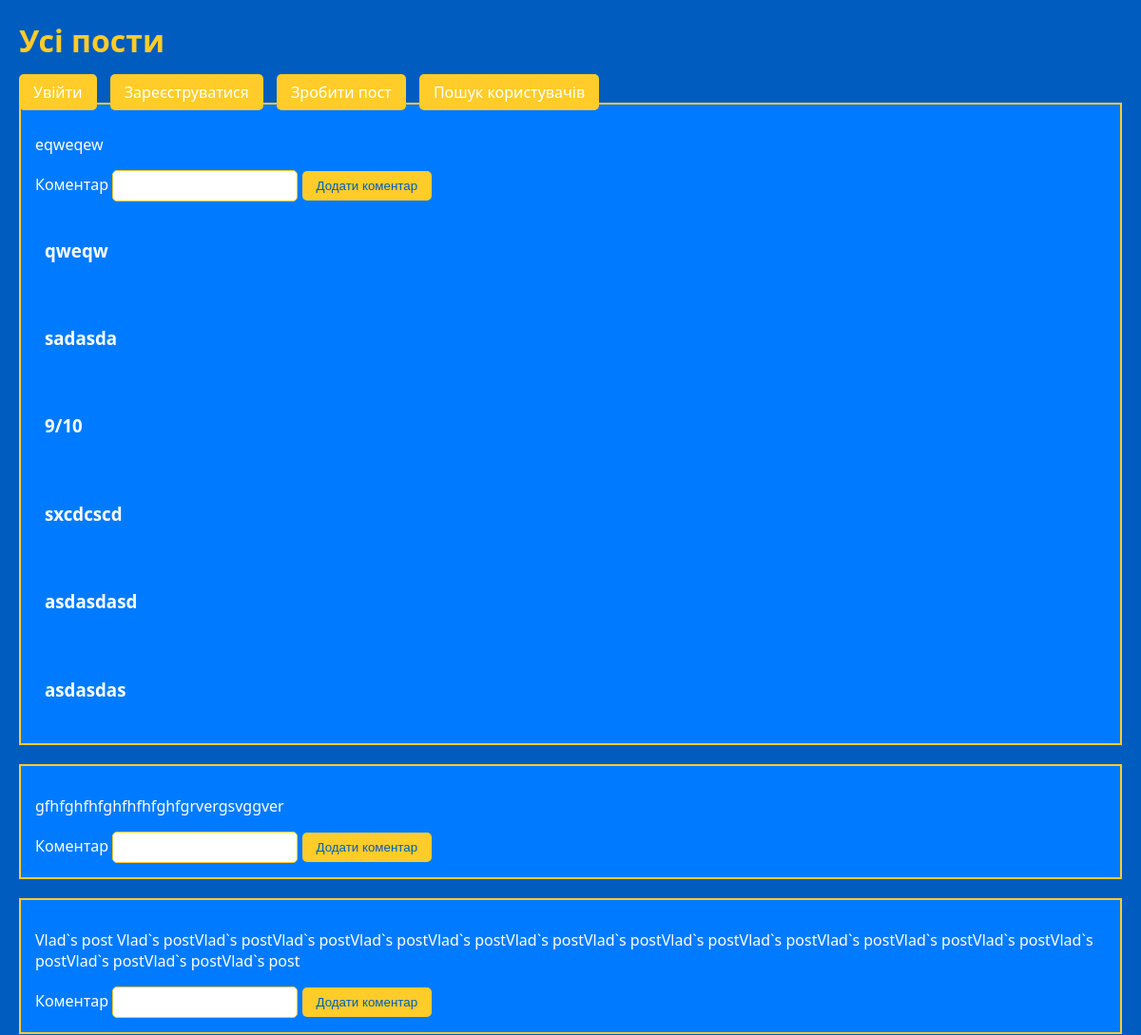
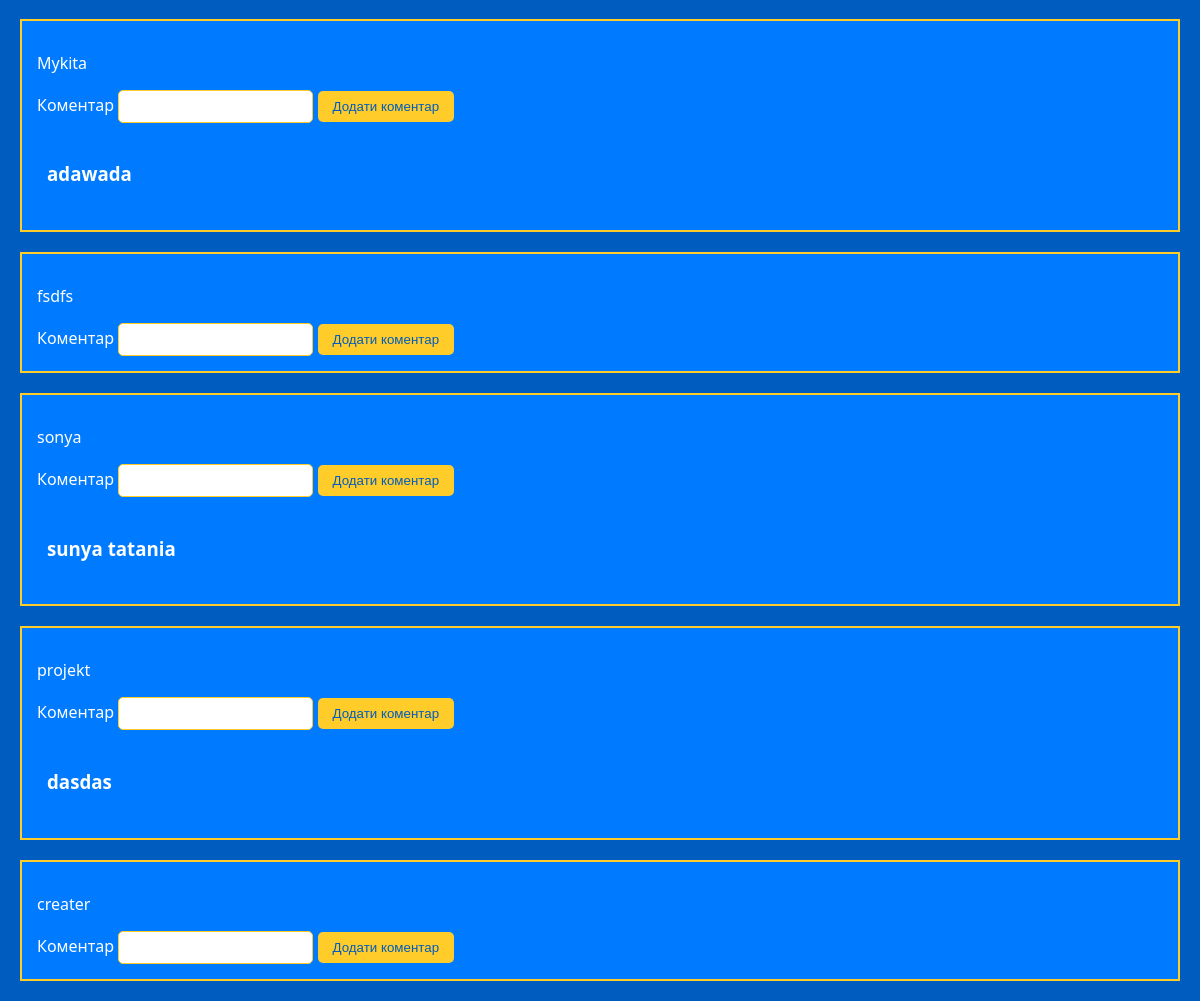
The app's page /, older data (2 pictures, top to bottom).
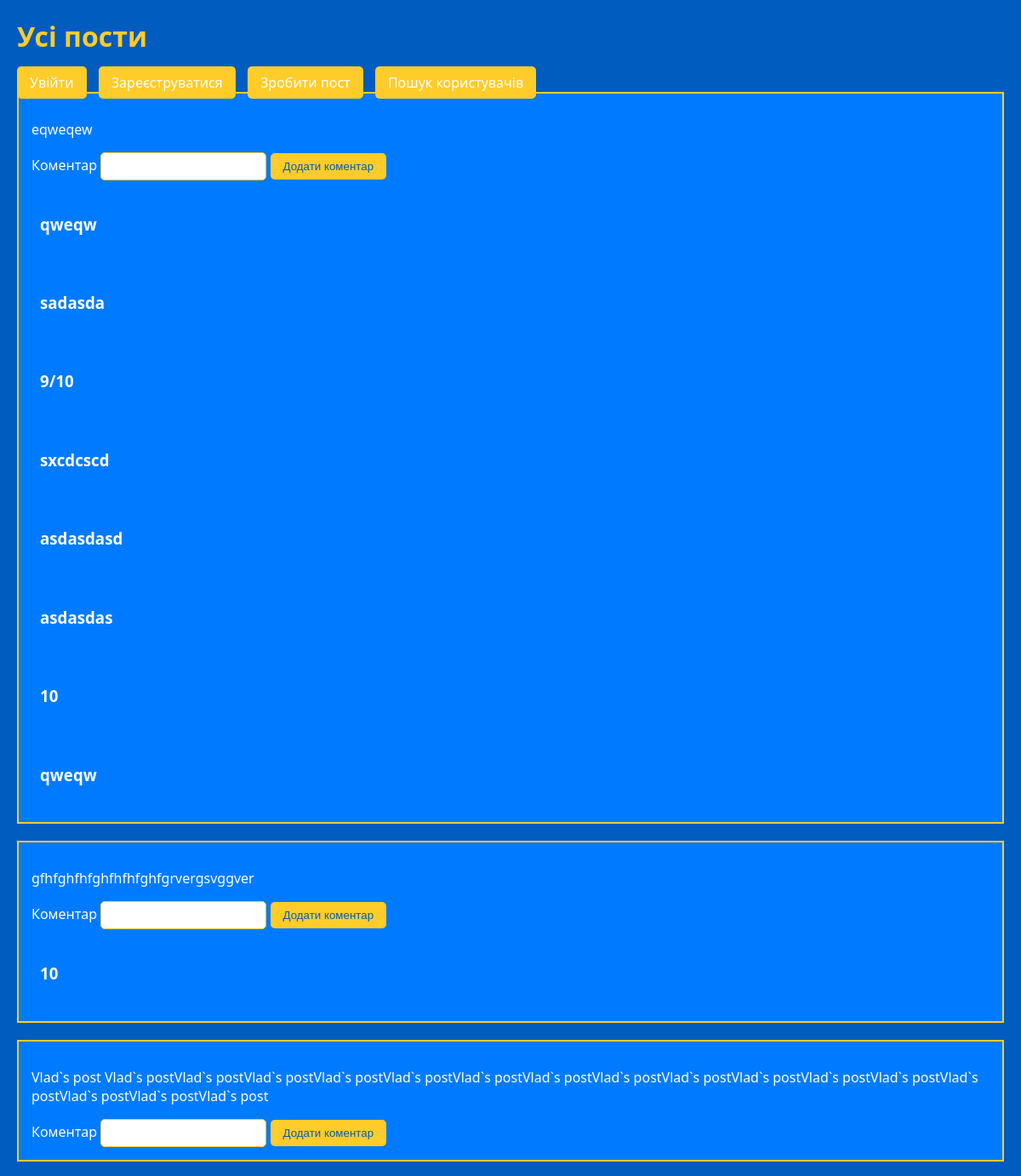
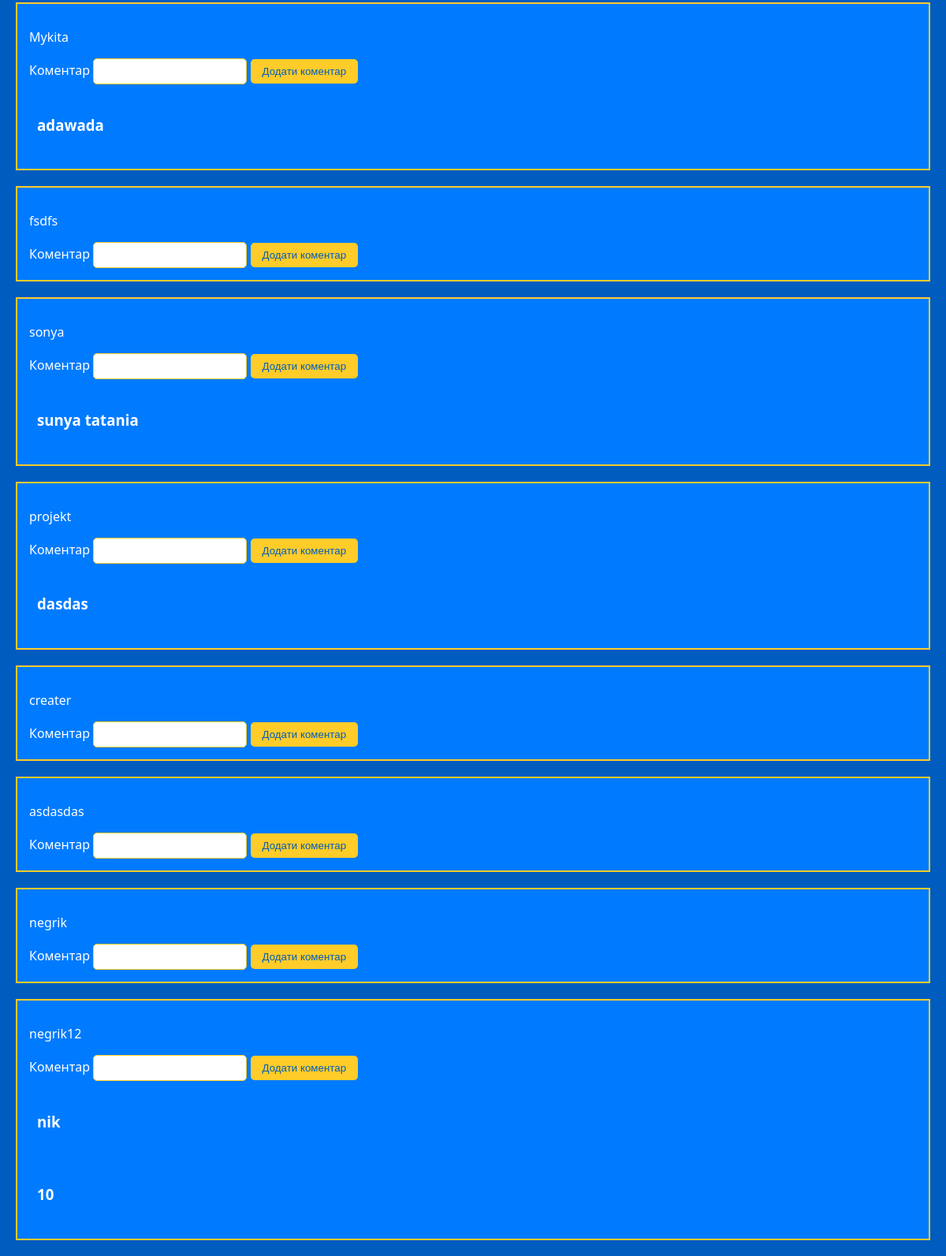
The same page, newer data (2 pictures, top to bottom).
### app_10_22/models.py (models this page shows)
class Post(models.Model):
    user = models.ForeignKey(User, on_delete=models.CASCADE)
    content = models.TextField()
    created_at = models.DateTimeField(auto_now_add=True)

class Comment(models.Model):
    user = models.ForeignKey(User, on_delete=models.CASCADE)
    post = models.ForeignKey(Post, on_delete=models.CASCADE)
    content = models.TextField()
    created_at = models.DateTimeField(auto_now_add=True)

### app_10_22/views.py (the view)
# urls.py: path('', views.main_post, name='main_post'),
def main_post(request):
    main_post = Post.objects.all()
    coments = Comment.objects.all()
    return render(request, 'main_post.html', {'posts': main_post, 'comments': coments})

### app_10_22/templates/main_post.html (shortened to what this page needs)
<!DOCTYPE html>
<html lang="uk">
<head>
</head>
<body>
    <h1>Усі пости</h1>
    <div>
        <a href="/login" class="btn">Увійти</a>
        <a href="/registration" class="btn">Зареєструватися</a>
        <a href="/create_post" class="btn">Зробити пост</a>
        <a href="/search" class="btn">Пошук користувачів</a>
    </div>
    {% for post in posts %}
        <div class="post">
            <p>{{ post.content }}</p>
            <form method="POST" action="/comments/">
            <label for="comment_text">Коментар</label>
            <input type="text" name="text" id="comment_text">
            <button type="submit" class="main-btn">Додати коментар</button>
            </form>
            {% for comment in comments %}
            {% if comment.post == post %}
            <div class="comment">
                <h3 style="color: #fff;">{{ comment.content }}</h3>
            </div>
            {% endif %}
            {% endfor %}
        </div>
    {% endfor %}
</body>
</html>

Row changes from the older to the newer data that the page shows:
added Comment: content "10", shown under Post "eqweqew"
added Comment: content "qweqw", shown under Post "eqweqew"
added Comment: content "10", shown under Post "gfhfghfhfghfhfhfghfgrvergsvggver"
added Post: content "asdasdas"
added Post: content "negrik"
added Post: content "negrik12"
added Comment: content "nik", shown under "negrik12"
added Comment: content "10", shown under "negrik12"
